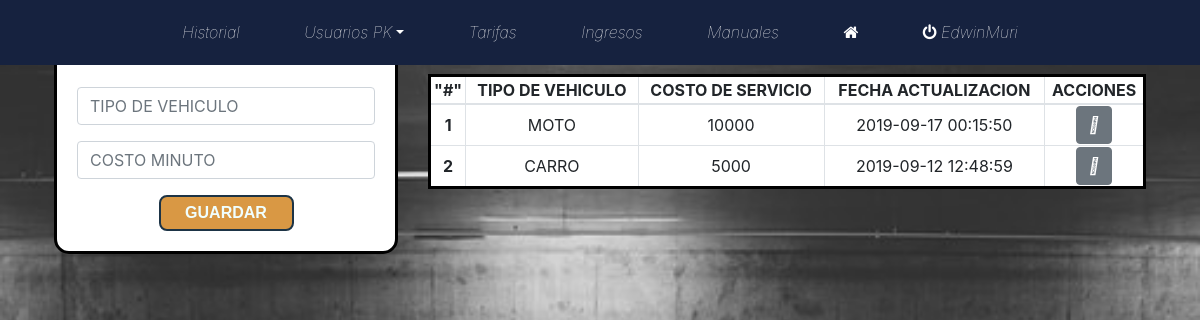
Screenshot of /tarifas.php (signed in) with the database file from the repository.
### tables this page shows
CREATE TABLE `tarifa` (
  `id` int(11) NOT NULL,
  `tipo` varchar(50) NOT NULL,
  `costo_minuto` int(11) NOT NULL,
  `fecha_modificacion` timestamp NOT NULL DEFAULT CURRENT_TIMESTAMP ON UPDATE CURRENT_TIMESTAMP
);

### tarifas.php (the view, shortened to what this page needs)
<!DOCTYPE html>
<html lang="en">
<head>
</head>
<body>
<?php include ("apple.php")?>
<?php include ("db.php") ?>
<div class="container p-4">
	<div class="row">
		<div class="col-md-4">
			<div class="card card-body">
				<form action="guardar_tarifas.php" method="POST">
					<div class="form-group" align="center">
						<p><b>INGRESAR NUEVA TARIFA</b></p>
						<input type="text" list="items" name="tipo" class="form-control" placeholder="TIPO DE VEHICULO" autofocus required>
					</div>
					<div class="form-group">
						<input type="number" name="costo_minuto" class="form-control" placeholder="COSTO MINUTO" autofocus required>
					</div>
					<input type="submit" class="btn-sub" name="guardar" value="GUARDAR">
 				</form>
			</div>
		</div>
		<div class="col-md-8">
			<table class="tbl table-bordered">
				<thead>
					<tr align="center">
						<th>"#"</th>
						<th>TIPO DE VEHICULO</th>
						<th>COSTO DE SERVICIO</th>
						<th>FECHA ACTUALIZACION</th>
						<th>ACCIONES</th>
					</tr>
				</thead>
				<tbody>
					<?php
					 $query = "SELECT * FROM tarifa";
					 $result_tarifas = mysqli_query($conn, $query);
					 while($row = mysqli_fetch_array($result_tarifas)){ ?>
					 	<tr>
					 		<td align="center"><b><?php echo $row['id']?></b></td>
					 		<td align="center"><?php echo $row['tipo']?></td>
					 		<td align="center"><?php echo $row['costo_minuto']?></td>
					 		<td align="center"><?php echo $row['fecha_modificacion']?></td>
					 		<td>
					 			<a href="Editar_tarifas.php?id=<?php echo $row['id']?>" class="btn btn-secondary">
					 			<i class="far fa-edit"></i>
					 			</a>
					 		</td>
					 	</tr>
					 <?php } ?>
				</tbody>
			</table>
		</div>
	</div>
</div>

### estilos.css (style rules this page uses)
body { background-image: url('images/fondo-5.jpg'); background-size: cover; background-repeat: no-repeat; }
button, input { border: 1px solid; width: -webkit-fill-available; }
.btn-sub { cursor: pointer; width: 135px; font-family: sans-serif; font-weight: bold; padding: 2%; color: azure; border-radius: 8px; border: 2px solid #1d3446; background: #D99844; padding: 4px; }
.tbl { border-collapse: collapse; width: 100%; margin-bottom: 1rem; background-color: #fff; border: 3px solid #000000 !important; text-align: center; margin-top: 50px; }
.card-body { border: 3px solid #000 !important; border-radius: 15px !important; text-align: center !important; }

### rows the page displays
tarifa: id "1", tipo "MOTO", costo_minuto "10000", fecha_modificacion "2019-09-17 00:15:50"
tarifa: id "2", tipo "CARRO", costo_minuto "5000", fecha_modificacion "2019-09-12 12:48:59"

### other values shown
$_SESSION["usuario"] "EdwinMuri"
